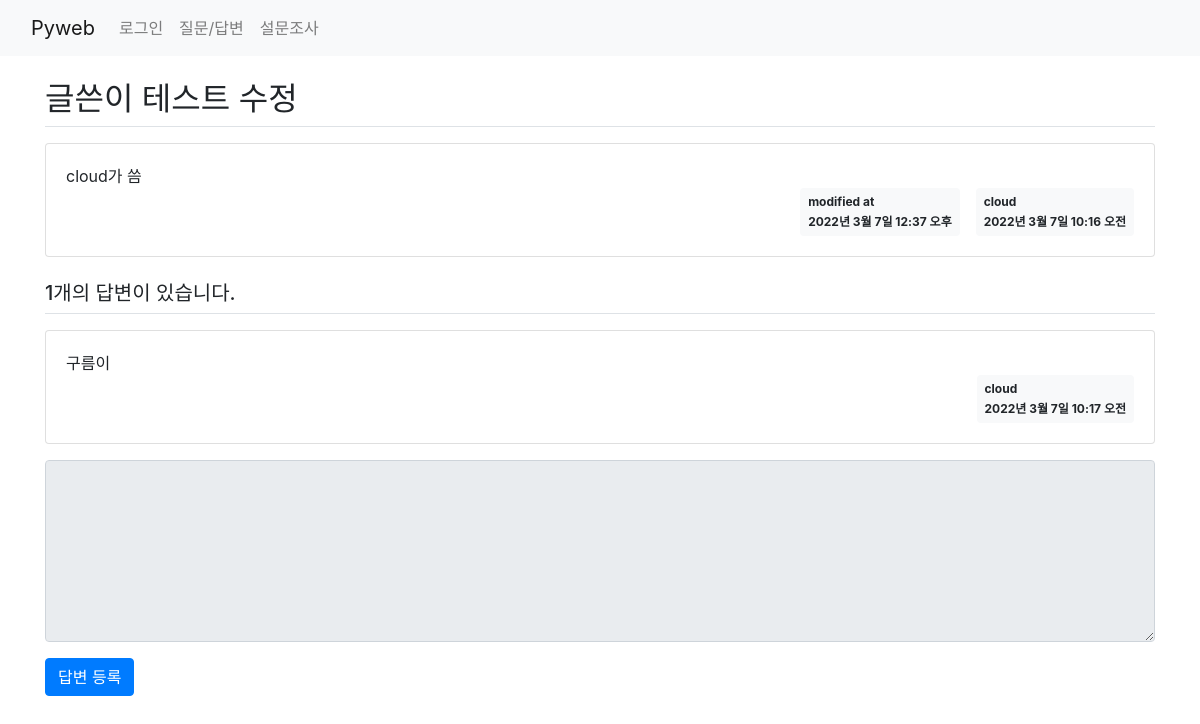
The app's page /board/10/ with its own data.
### board/models.py (models this page shows, shortened)
class Question(models.Model):
    subject = models.CharField(max_length=200)
    content = models.TextField()
    create_date = models.DateTimeField()
    modify_date = models.DateTimeField(null=True, blank=True)  # null 허용, blank - 폼 데이터 null
    author = models.ForeignKey(User, on_delete=models.CASCADE)

class Answer(models.Model):
    content = models.TextField()
    create_date = models.DateTimeField()
    modify_date = models.DateTimeField(null=True, blank=True)
    question = models.ForeignKey(Question, on_delete=models.CASCADE)
    author = models.ForeignKey(User, on_delete=models.CASCADE)

### board/views.py (the view)
# urls.py: path('<int:question_id>/', views.detail, name='detail'),
def detail(request, question_id):
    question = get_object_or_404(Question, pk=question_id)  # url 경로 오류 처리
    context = {'question': question}
    return render(request, 'board/detail.html', context)

### templates/board/detail.html (shortened to what this page needs)
{% extends 'base.html' %}
{% block content %}
    <div class="container my-3">
        <h2 class="border-bottom py-2">{{ question.subject }}</h2>
        <div class="card my-3">
            <div class="card-body">
                <div class="card-text" style="white-space:pre-line">{{ question.content }}</div>
                <div class="d-flex justify-content-end">
                    {% if question.modify_date %}
                    <div class="badge badge-light p-2 mx-3 text-left">
                        <div class="mb-2">modified at</div>
                        <div>{{ question.modify_date }}</div>
                    </div>
                    {% endif %}
                    <div class="badge badge-light p-2 text-left">
                        <div class="mb-2">{{ question.author }}</div>
                        <div>{{ question.create_date }}</div>
                    </div>
                </div>
            </div>
        </div>
        <h5 class="border-bottom my-3 py-2">
            {{ question.answer_set.count }}개의 답변이 있습니다.
        </h5>
        {% for answer in question.answer_set.all %}
        <div class="card my-3">
            <div class="card-body">
                <div class="card-text" style="white-space:pre-line">{{ answer.content }}</div>
                <div class="d-flex justify-content-end">
                    <div class="badge badge-light p-2 text-left">
                        <div class="mb-2">{{ answer.author }}</div>
                        <div>{{ answer.create_date }}</div>
                    </div>
                </div>
            </div>
        </div>
        {% endfor %}
        <form action="{% url 'board:answer_create' question.id %}" method="post">
            <div class="form-group">
                <textarea name="content" rows="7" class="form-control"
                          {% if not user.is_authenticated %}disabled{% endif %}></textarea>
            </div>
            <input type="submit" value="답변 등록" class="btn btn-primary">
        </form>
    </div>
{% endblock %}

### records on screen
Question: subject "글쓴이 테스트 수정", content "cloud가 씀", modify_date "2022년 3월 7일 12:37 오후", author "cloud", create_date "2022년 3월 7일 10:16 오전", answer_set.count "1"
Answer: content "구름이", author "cloud", create_date "2022년 3월 7일 10:17 오전"
